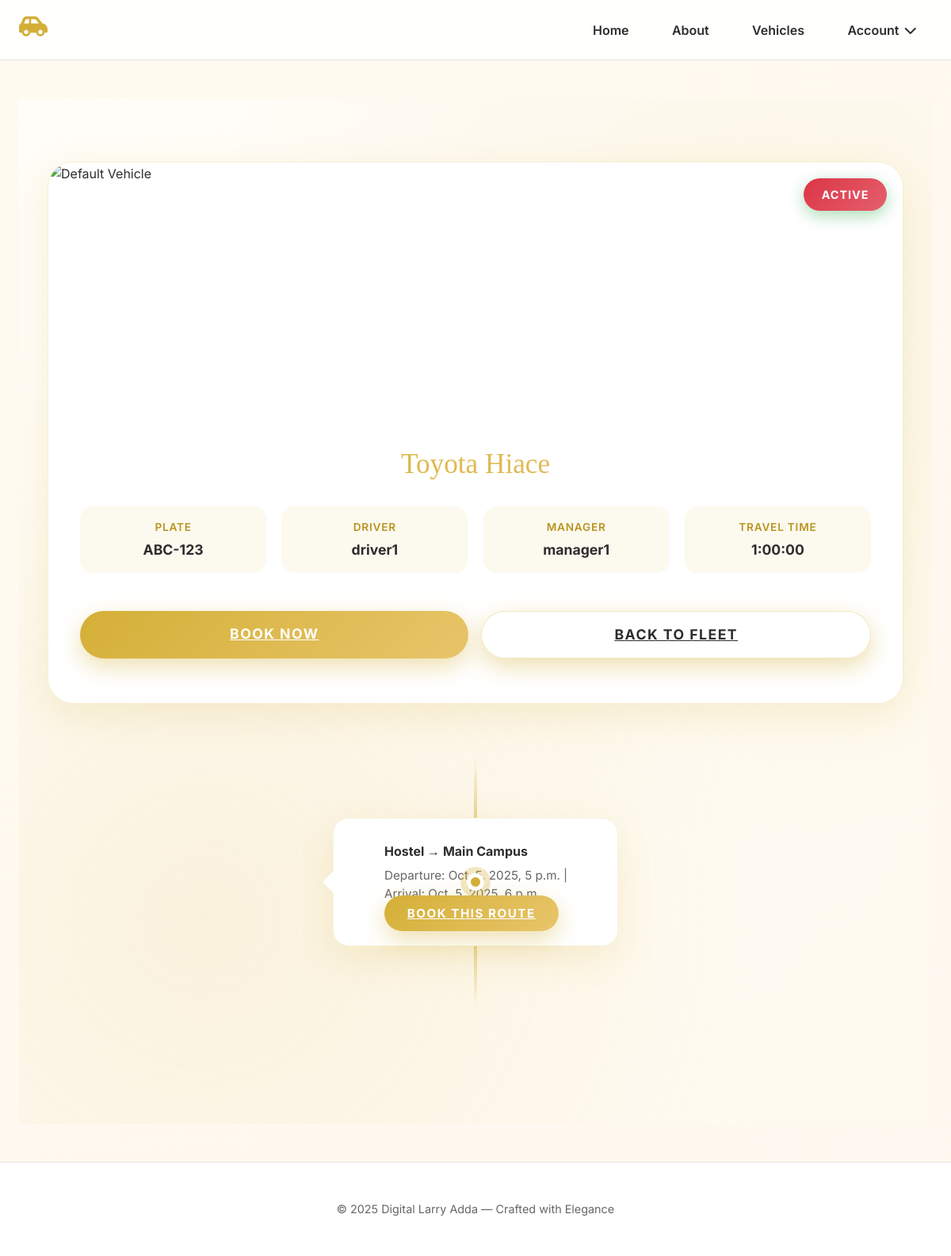
The app's page /vehicles/1/ with its own data.
### main/models.py (models this page shows, shortened)
class Vehicle(models.Model):
    STATUS_CHOICES = [
        ('Active', 'Active'),
        ('Broken', 'Broken'),
    ]
    name = models.CharField(max_length=100)
    number_plate = models.CharField(max_length=20, unique=True)
    driver = models.ForeignKey(
        CustomUser, related_name="driver_vehicles",
        on_delete=models.SET_NULL, null=True
    )
    manager = models.ForeignKey(
        CustomUser, related_name="manager_vehicles",
        on_delete=models.SET_NULL, null=True
    )
    status = models.CharField(max_length=10, choices=STATUS_CHOICES, default='Active')

class CustomUser(AbstractUser):
    phone_number = models.CharField(max_length=15, blank=True, null=True)
    address = models.TextField(blank=True, null=True)

class Route(models.Model):
    vehicle = models.ForeignKey(Vehicle, on_delete=models.CASCADE)
    manager = models.ForeignKey(CustomUser, on_delete=models.CASCADE, related_name='managed_routes')
    start_location = models.CharField(max_length=100)
    end_location = models.CharField(max_length=100)
    departure_time = models.DateTimeField()
    arrival_time = models.DateTimeField()
    fare = models.DecimalField(max_digits=10, decimal_places=2)
    vip_seats = models.PositiveIntegerField(default=0)
    std_seats = models.PositiveIntegerField(default=0)
    image = models.ImageField(upload_to='route_images/', null=True, blank=True)

### main/views.py (the view)
# urls.py: path('vehicles/<int:pk>/', views.vehicle_detail, name='vehicle_detail'),
def vehicle_detail(request, pk):
    vehicle = get_object_or_404(Vehicle, pk=pk)
    routes = Route.objects.filter(vehicle=vehicle).order_by('departure_time')
    empty_seats = Seat.objects.filter(vehicle=vehicle, is_available=True).count()
    expected_time = timedelta(hours=1)
    return render(request, 'vehicle/vehicle_detail.html', {
        'vehicle': vehicle,
        'routes': routes,
        'empty_seats': empty_seats,
        'expected_time': expected_time
    })

### main/templates/vehicle/vehicle_detail.html (shortened to what this page needs)
{% extends 'base.html' %}
{% load static %}
{% block content %}
<section class="detail-section">
  <div class="container">
    <div class="vehicle-card">
      <div class="vehicle-image">
        {% if vehicle.image %}
          <img src="{{ vehicle.image.url }}" alt="{{ vehicle.name }}">
        {% else %}
          <img src="{% static 'images/default_car.jpg' %}" alt="Default Vehicle">
        {% endif %}
        <div class="status-badge
          {% if vehicle.status == 'Available' %}status-available
          {% elif vehicle.status == 'Maintenance' %}status-maintenance
          {% else %}status-offline{% endif %}">
          {{ vehicle.status }}
        </div>
      </div>
      <div class="card-body">
        <h3 class="vehicle-name">{{ vehicle.name }}</h3>
        <div class="detail-grid">
          <div class="detail-item">
            <div class="detail-label">Plate</div>
            <div class="detail-value">{{ vehicle.number_plate }}</div>
          </div>
          <div class="detail-item">
            <div class="detail-label">Driver</div>
            <div class="detail-value">{{ vehicle.driver.username|default:"—" }}</div>
          </div>
          <div class="detail-item">
            <div class="detail-label">Manager</div>
            <div class="detail-value">{{ vehicle.manager.username|default:"—" }}</div>
          </div>
          <div class="detail-item">
            <div class="detail-label">Travel Time</div>
            <div class="detail-value">{{ expected_time }}</div>
          </div>
        </div>
        <div style="display: flex; gap: 1rem; margin-top: 1.5rem;">
          {% if routes %}
            <a href="{% url 'book_route' routes.0.id %}" class="btn-golden">Book Now</a>
          {% else %}
            <p style="color: #dc3545; font-weight: 600; width: 100%; text-align: center;">
              No route available
            </p>
          {% endif %}
          <a href="{% url 'vehicles' %}" class="btn-golden btn-back">Back to Fleet</a>
        </div>
      </div>
    </div>
    {% if routes %}
    <div class="route-timeline">
      {% for route in routes %}
        <div class="route-item">
          <div class="route-dot"></div>
          <div class="route-content">
            <div class="route-title">{{ route.start_location }} → {{ route.end_location }}</div>
            <div class="route-time">
              Departure: {{ route.departure_time }} | Arrival: {{ route.arrival_time }}
            </div>
            <a href="{% url 'book_route' route.id %}" class="btn-golden" style="margin-top: 1rem; font-size: 0.95rem; padding: 0.8rem 1.8rem;">
              Book This Route
            </a>
          </div>
        </div>
      {% endfor %}
    </div>
    {% endif %}
  </div>
</section>
{% endblock %}

### main/templates/base.html (style rules this page uses)
:root { --gold: #d4af37; --gold-light: #e8c56a; --cream: #fffaf0; --charcoal: #2d2d2d; --border: #e5e5e5; --shadow: 0 8px 32px rgba(212, 175, 55, 0.1); --shadow-hover: 0 16px 48px rgba(212, 175, 55, 0.2); }
body { font-family: "Inter", sans-serif; background: linear-gradient(135deg, var(--cream) 0%, #fff8f0 100%); color: var(--charcoal); margin: 0; }

### records on screen
Vehicle: status "ACTIVE", name "Toyota Hiace", number_plate "ABC-123", driver.username "driver1", manager.username "manager1"
Route: start_location "Hostel", end_location "Main Campus", departure_time "Oct. 5, 2025, 5 p.m.", arrival_time "Oct. 5, 2025, 6 p.m."

### other values on screen
{{ expected_time }} "1:00:00"
